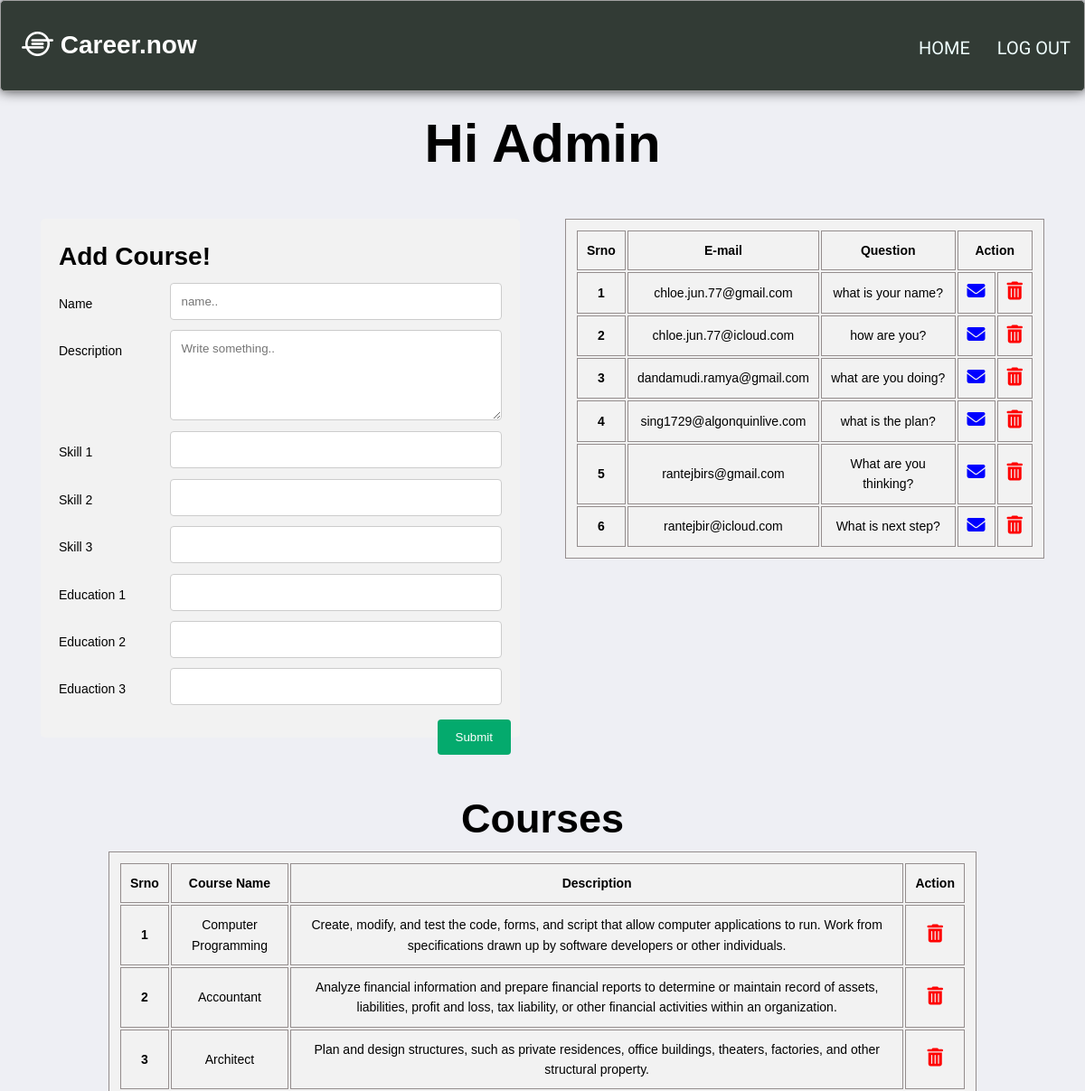
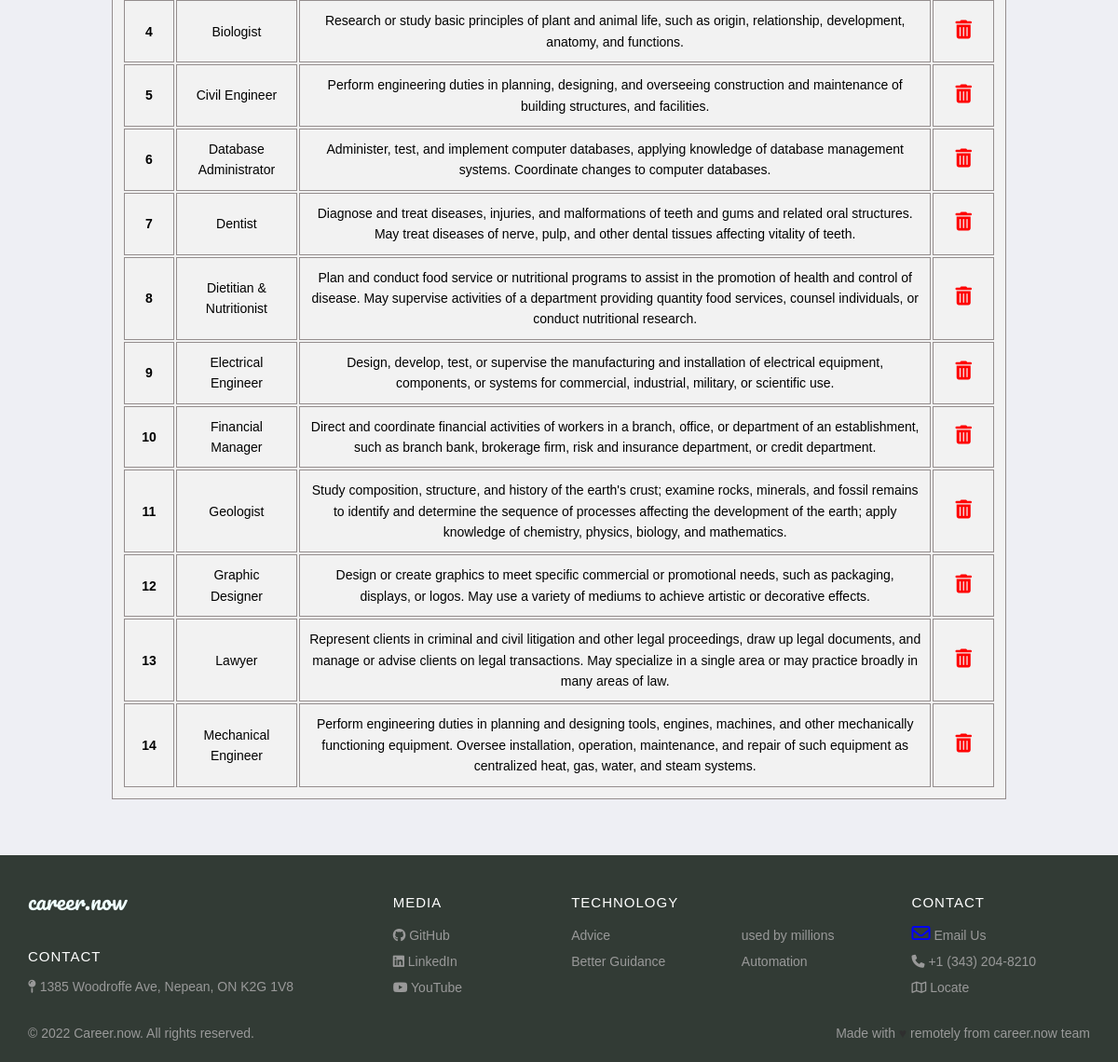
The page /admin.php (signed in) on the database its author committed (2 pictures, top to bottom).
### tables this page shows
CREATE TABLE `question` (
  `id` int(11) NOT NULL,
  `email` varchar(50) NOT NULL,
  `query` varchar(250) NOT NULL
);

CREATE TABLE `career_tb` (
  `id` int(11) NOT NULL,
  `name` varchar(25) NOT NULL,
  `descr` varchar(500) NOT NULL,
  `skill1` varchar(50) NOT NULL,
  `skill2` varchar(50) NOT NULL,
  `skill3` varchar(50) NOT NULL,
  `edu1` varchar(50) NOT NULL,
  `edu2` varchar(50) NOT NULL,
  `edu3` varchar(50) NOT NULL
);

### admin.php (the view, shortened to what this page needs)
<!doctype html>
<html lang="en">
<head>
    <link rel="stylesheet" href="style.css">
    <link rel="stylesheet" href="https://cdnjs.cloudflare.com/ajax/libs/font-awesome/6.1.2/css/all.min.css" />
</head>
<body>
    <header class="header-nav">
	    <h1 class="logo-header1"><a href="index.php"><i class="fa-brands fa-ioxhost"></i> Career.now</a></h1>
        <ul class="main-nav">
          <li><a href="admin.php">Home</a></li>
          <li><a href="logout.php">log out</a></li>
        </ul>
	</header>
    <div class="admin-head">
        <h1>Hi Admin</h1>
    </div>
    <div class="wrapper-c">
        <div class="cards_wrap-c">
            <div class="card_item-c">
                    <div class="admin-header">
                        <h1 class="text-success">Add  Course!</h1>
                        <form action="course_admin_action_page.php" method="post">
                            <div class="row">
                                <div class="col-25">
                                    <label for="fname">Name</label>
                                </div>
                                <div class="col-75">
                                    <input type="text" id="fname" name="firstname" placeholder="name..">
                                </div>
                            </div>
                            <div class="row">
                                <div class="col-25">
                                    <label for="Description">Description</label>
                                </div>
                                <div class="col-75">
                                    <textarea id="Description" name="Description" placeholder="Write something.." style="height:100px"></textarea>
                                </div>
                            </div>
                            <div class="row">
                                <div class="col-25">
                                    <label for="fname">Skill 1</label>
                                </div>
                                <div class="col-75">
                                    <input type="text" id="sk1" name="sk1" placeholder="">
                                 </div>
                            </div>
                            <div class="row">
                                <div class="col-25">
                                    <label for="fname">Skill 2</label>
                                </div>
                                <div class="col-75">
                                    <input type="text" id="sk2" name="sk2" placeholder="">
                                </div>
                            </div>
                            <div class="row">
                                <div class="col-25">
                                    <label for="fname">Skill 3</label>
                                </div>
                                <div class="col-75">
                                    <input type="text" id="sk3" name="sk3" placeholder="">
                                </div>
                            </div>
                            <div class="row">
                                <div class="col-25">
                                    <label for="fname">Education 1</label>
                                </div>
                                <div class="col-75">
                                    <input type="text" id="edu1" name="edu1" placeholder="">
                                </div>
                            </div>
                            <div class="row">
                                <div class="col-25">
                                    <label for="fname">Education 2</label>
                                </div>
                                <div class="col-75">
                                    <input type="text" id="edu2" name="edu2" placeholder="">
                                </div>
                            </div>
                            <div class="row">
                                <div class="col-25">
                                    <label for="fname">Eduaction 3</label>
                                </div>
                                <div class="col-75">
                                    <input type="text" id="edu3" name="edu3" placeholder="">
                                </div>
                            </div>
                            <div class="row-btn">
                                <input type="submit" value="Submit">
                            </div>
                        </form>
                    </div>
                </div>
                <div class="card_item-c">
                    <table class="table table-bordered">
                        <tr>
                            <th>Srno</th>
                            <th>E-mail</th>
                            <th>Question</th>
                            <th colspan="2">Action</th>
                        </tr>
                        <?php
                            include ("connection.php");
                            $select = "SELECT * FROM `question`";
                            $res = mysqli_query($connection,$select);
                            $num = 1;
                            while($row = mysqli_fetch_array($res)){
                                echo "<tr>";
                                echo "<th>".$num."</th>";
                                echo "<td>".$row['email']."</td>";
                                echo "<td>".$row['query']."</td>";
                                echo "<td><a href = 'mailto:".$row['email']."' ><i class='fa-solid fa-envelope'></i></a></td>";
                                echo "<td><a href='deleteQues.php?id=".$row['id']."'><i class='fa fa-trash-alt text-danger'></i></a></td>";
                                echo "</tr>";
                                $num++;
                            }
                        ?>
                    </table>
                </div>
            </div>
            <div class="table2">
                <h1 >Courses</h1>
                <table class="table table-bordered">
                    <tr>
                        <th>Srno</th>
                        <th>Course Name</th>
                        <th>Description</th>
                        <th colspan="2">Action</th>
                    </tr>
                    <?php
                        include ("connection.php");
                        $select = "SELECT * FROM `career_tb`";
                        $res = mysqli_query($connection,$select);
                        $num = 1;
                        while($row = mysqli_fetch_array($res)){
                            echo "<tr>";
                            echo "<th>".$num."</th>";
                            echo "<td>".$row['name']."</td>";
                            echo "<td>".$row['descr']."</td>";
                            echo "<td><a href='deletecar.php?id=".$row['id']."'><i class='fa fa-trash-alt text-danger'></i></a></td>";
                            echo "</tr>";
                            $num++;
                        }
                    ?>
                </table>
            </div>
        </div>
<?php include("footer.php"); ?>
</body>
</html>

### footer.php
<footer class="footer">
        <div class="footer__addr">
          <h1 class="footer__logo">Career.now</h1>
          <h2>Contact</h2>
          <address>
            <i class="fa-solid fa-map-pin"></i> 1385 Woodroffe Ave, Nepean, ON K2G 1V8<br>
          </address>
        </div>
        <ul class="footer__nav">
          <li class="nav__item">
            <h2 class="nav__title">Media</h2>
            <ul class="nav__ul">
              <li>
                <a href="https://github.com/"><i class="fa-brands fa-github"></i> GitHub</a>
              </li>
              <li>
                <a href="https://www.linkedin.com/feed/"><i class="fa-brands fa-linkedin"></i> LinkedIn </a>
              </li>
              <li>
                <a href="https://www.youtube.com/"><i class="fa-brands fa-youtube"></i> YouTube </a>
              </li>
            </ul>
          </li>
          <li class="nav__item nav__item--extra">
            <h2 class="nav__title">Technology</h2>
            <ul class="nav__ul nav__ul--extra">
              <li>
                <a href="#">Advice</a>
              </li>
              <li>
                <a href="#">Better Guidance</a>
              </li>
              <li>
                <a href="#">used by millions</a>
              </li>
              <li>
                <a href="#">Automation</a>
              </li>
            </ul>
          </li>
          <li class="nav__item">
            <h2 class="nav__title">Contact</h2>
            <ul class="nav__ul">
              <li>
                <a class="" href="mailto:example@gmail.com"><i class="fa-regular fa-envelope"></i> Email Us</a>
              </li>
              <li>
                <a href="#"><i class="fa-solid fa-phone"></i> +1 (343) 204-8210</a>
              </li>
              <li>
                <a href="https://www.google.com/maps/place/Algonquin+College+Ottawa+Campus/@45.3499278,-75.7571255,17z/data=!3m1!4b1!4m5!3m4!1s0x4cce0718cc4a6ad7:0xc6cc467725843e2b!8m2!3d45.3499278!4d-75.7549368"><i class="fa-regular fa-map"></i> Locate</a>
              </li>
            </ul>
          </li>
        </ul>
        <div class="legal">
          <p>&copy; 2022 Career.now. All rights reserved.</p>
          <div class="legal__links">
            <span>Made with <span class="heart">♥</span> remotely from career.now team</span>
          </div>
        </div>
      </footer>

### rows shown on the page
question: email "chloe.jun.77@gmail.com", query "what is your name?"
question: email "chloe.jun.77@icloud.com", query "how are you?"
question: email "dandamudi.ramya@gmail.com", query "what are you doing?"
question: email "sing1729@algonquinlive.com", query "what is the plan?"
question: email "rantejbirs@gmail.com", query "What are you thinking?"
question: email "rantejbir@icloud.com", query "What is next step?"
career_tb: name "Computer Programming", descr "Create, modify, and test the code, forms, and script that allow computer applications to run. Work from specifications drawn up by software developers or other individuals."
career_tb: name "Accountant", descr "Analyze financial information and prepare financial reports to determine or maintain record of assets, liabilities, profit and loss, tax liability, or other financial activities within an organization."
career_tb: name "Architect", descr "Plan and design structures, such as private residences, office buildings, theaters, factories, and other structural property."
career_tb: name "Biologist", descr "Research or study basic principles of plant and animal life, such as origin, relationship, development, anatomy, and functions."
career_tb: name "Civil Engineer", descr "Perform engineering duties in planning, designing, and overseeing construction and maintenance of building structures, and facilities."
career_tb: name "Database Administrator", descr "Administer, test, and implement computer databases, applying knowledge of database management systems. Coordinate changes to computer databases."
career_tb: name "Dentist", descr "Diagnose and treat diseases, injuries, and malformations of teeth and gums and related oral structures. May treat diseases of nerve, pulp, and other dental tissues affecting vitality of teeth."
career_tb: name "Dietitian & Nutritionist", descr "Plan and conduct food service or nutritional programs to assist in the promotion of health and control of disease. May supervise activities of a department providing quantity food services, counsel individuals, or conduct nutritional research."
career_tb: name "Electrical Engineer", descr "Design, develop, test, or supervise the manufacturing and installation of electrical equipment, components, or systems for commercial, industrial, military, or scientific use."
career_tb: name "Financial Manager", descr "Direct and coordinate financial activities of workers in a branch, office, or department of an establishment, such as branch bank, brokerage firm, risk and insurance department, or credit department."
career_tb: name "Geologist", descr "Study composition, structure, and history of the earth's crust; examine rocks, minerals, and fossil remains to identify and determine the sequence of processes affecting the development of the earth; apply knowledge of chemistry, physics, biology, and mathematics."
career_tb: name "Graphic Designer", descr "Design or create graphics to meet specific commercial or promotional needs, such as packaging, displays, or logos. May use a variety of mediums to achieve artistic or decorative effects."
career_tb: name "Lawyer", descr "Represent clients in criminal and civil litigation and other legal proceedings, draw up legal documents, and manage or advise clients on legal transactions. May specialize in a single area or may practice broadly in many areas of law."
career_tb: name "Mechanical Engineer", descr "Perform engineering duties in planning and designing tools, engines, machines, and other mechanically functioning equipment. Oversee installation, operation, maintenance, and repair of such equipment as centralized heat, gas, water, and steam systems."
